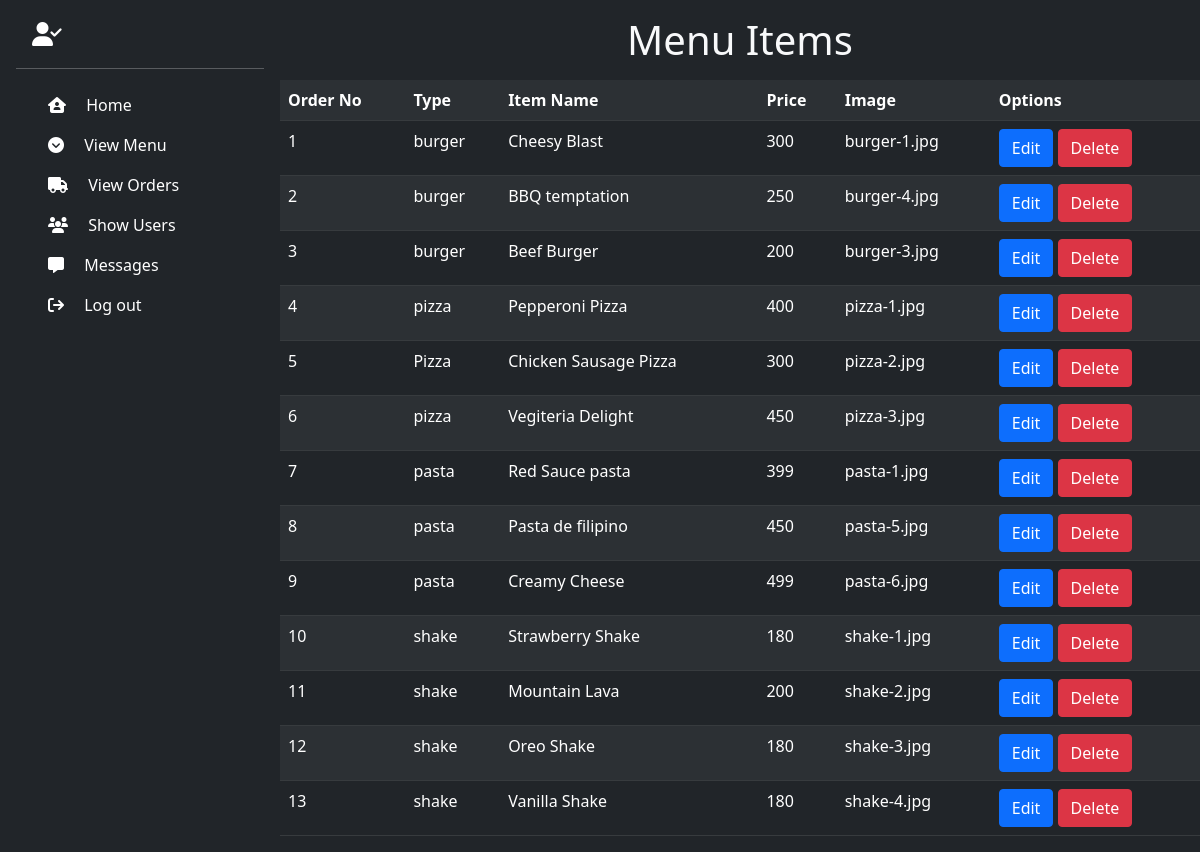
The page /showMenu.php on the database its author committed.
### tables this page shows
CREATE TABLE `menu_table` (
  `order_no` int(11) NOT NULL,
  `type` varchar(10) NOT NULL,
  `name` varchar(30) NOT NULL,
  `price` varchar(10) NOT NULL,
  `image` text NOT NULL,
  `description` text NOT NULL
);

### showMenu.php (the view, shortened to what this page needs)
<!DOCTYPE html>
<html lang="en">
<head>
    <link href="https://cdn.jsdelivr.net/npm/bootstrap@5.0.2/dist/css/bootstrap.min.css" rel="stylesheet">
</head>
<body>
<div class="container-fluid d-flex p-0 bg-dark">
<?php include "sidebar.php";?>
<form action='' method = 'post' class="w-100">
<h1 class="text-center bg-dark text-light m-0 p-3 ">
Menu Items</h1>
<table class = "table table-dark table-hover table-striped">
  <?php
  echo"<tr>
  <th>Order No</th>
  <th>Type </th>
  <th>Item Name</th>
  <th>Price</th>
  <th>Image</th>
  <th>Options</th>
</tr>";
 include "connect.php";
  $sql = "SELECT * FROM Menu_table";
  $result = mysqli_query($con, $sql);
  if (mysqli_num_rows($result) > 0) {
    while($row = mysqli_fetch_assoc($result)) {
        $id = $row['order_no'];
      echo "<tr><td>".$row['order_no']. "</td><td>". $row["type"]. "</td><td>". $row["name"]. "</td><td>".  $row["price"]."</td><td>". $row["image"]."</td>
      <td>
      <button type = 'submit'  name ='edit' value = $id class='btn btn-primary' data-bs-toggle='modal' data-bs-target='#mod'>Edit</button>
      <button type = 'submit' name ='delete' value = $id class='btn btn-danger'>Delete</button>
      </td>
      </tr>";
    }
  }
  ?>
  </table>
  </form>
  </div>
</body>
</html>

### sidebar.php (shortened to what this page needs)
<?php ;
$fname = $_SESSION['fname'];
$lname = $_SESSION['lname'];
$display_name = $fname." ".$lname ;
?>
<!DOCTYPE html>
<html>
  <link
    href="https://cdn.jsdelivr.net/npm/bootstrap@5.1.3/dist/css/bootstrap.min.css"
    rel="stylesheet"
  />
  <link rel="stylesheet" href="adminStyle.css">
  <body>
    <div
      class="d-flex flex-column flex-shrink-0 p-3 text-white bg-dark min-vh-100"
      style="width: 280px"
    >
      <a
        href="http://localhost/foodApp/admin.php"
        class="d-flex align-items-center mb-3 mb-md-0 me-md-auto text-white text-decoration-none"
      >
        <span class="fs-4">
        <i class="fa-solid fa-user-check mx-3"></i>
          <?php echo $display_name ; ?></span>
      </a>
      <hr />
      <ul class="nav nav-pills flex-column mb-auto">
        <li class="nav-item nav-hover">
          <a href="http://localhost/foodApp/admin.php" class="nav-link text-white" aria-current="page">
          <i class="fa-solid fa-house-user mx-3"></i>
            Home
          </a>
        </li>
        <li class ='nav-item nav-hover'>
          <a href="http://localhost/foodApp/showMenu.php" class="nav-link text-white">
          <i class="fa-solid fa-circle-chevron-down mx-3"></i>
            View Menu
          </a>
        </li>
        <li class ='nav-item nav-hover'>
          <a href="http://localhost/foodApp/showOrder.php" class="nav-link text-white">
          <i class="fa-solid fa-truck mx-3"></i>
            View Orders
          </a>
        </li>
        <li class ='nav-item nav-hover'>
          <a href="http://localhost/foodApp/showUser.php" class="nav-link text-white">
          <i class="fa-solid fa-users mx-3"></i>
            Show Users
          </a>
        </li>
        <li class ='nav-item nav-hover'>
          <a href="http://localhost/foodApp/showMessages.php" class="nav-link text-white">
          <i class="fa-solid fa-message mx-3"></i>
            Messages
          </a>
        </li>
        <li class ='nav-item nav-hover'>
          <a href="logout.php" class="nav-link text-white">
          <i class="fa-solid fa-arrow-right-from-bracket mx-3"></i>
            Log out
          </a>
        </li>
      </ul>
    </div>
  </body>
</html>

### adminStyle.css (style rules this page uses)
.nav-hover { transition: 0.3s all; }

### rows shown on the page
menu_table: order_no "1", type "burger", name "Cheesy Blast", price "300", image "burger-1.jpg"
menu_table: order_no "2", type "burger", name "BBQ temptation", price "250", image "burger-4.jpg"
menu_table: order_no "3", type "burger", name "Beef Burger", price "200", image "burger-3.jpg"
menu_table: order_no "4", type "pizza", name "Pepperoni Pizza", price "400", image "pizza-1.jpg"
menu_table: order_no "5", type "Pizza", name "Chicken Sausage Pizza", price "300", image "pizza-2.jpg"
menu_table: order_no "6", type "pizza", name "Vegiteria Delight", price "450", image "pizza-3.jpg"
menu_table: order_no "7", type "pasta", name "Red Sauce pasta", price "399", image "pasta-1.jpg"
menu_table: order_no "8", type "pasta", name "Pasta de filipino", price "450", image "pasta-5.jpg"
menu_table: order_no "9", type "pasta", name "Creamy Cheese", price "499", image "pasta-6.jpg"
menu_table: order_no "10", type "shake", name "Strawberry Shake", price "180", image "shake-1.jpg"
menu_table: order_no "11", type "shake", name "Mountain Lava", price "200", image "shake-2.jpg"
menu_table: order_no "12", type "shake", name "Oreo Shake", price "180", image "shake-3.jpg"
menu_table: order_no "13", type "shake", name "Vanilla Shake", price "180", image "shake-4.jpg"
